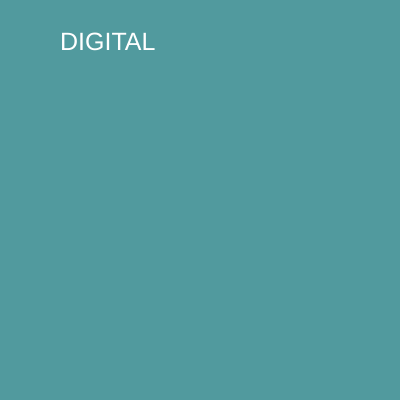
Frame 1 (no input)
Frame 60 (no input): identical to frame 1, image omitted
Frame 120 (the mouse pressed at the canvas centre since frame 60): identical to frame 1, image omitted

The p5.js sketch that drew this single still picture (run headless with seeded random() and noise() and a simulated clock; from frame 60 on, the mouse is pressed at the canvas centre):

// p5.js sketch
// ── sketch.js
function setup() {
  createCanvas(400, 400);
}

function draw() {
  background(81, 154, 158);
  
  // Draw Labels
  textSize(25);
  fill(255);
  text("DIGITAL", 60, 50);
}

function keyPressed() {
  // Activates when key is pressed
  if (keyCode === 32) {
    console.log("spacebar");
  }
  if (keyCode === 37) {
    console.log("left arrow");
  }
  if (keyCode === 39) {
    console.log("right arrow");
  }
}
